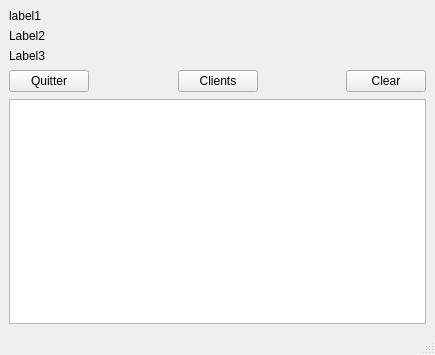
<?xml version="1.0" encoding="UTF-8"?>
<ui version="4.0">
 <class>MainWindow</class>
 <widget class="QMainWindow" name="MainWindow">
  <property name="geometry">
   <rect>
    <x>0</x>
    <y>0</y>
    <width>435</width>
    <height>355</height>
   </rect>
  </property>
  <property name="windowTitle">
   <string>MainWindow</string>
  </property>
  <widget class="QWidget" name="centralwidget">
   <layout class="QGridLayout" name="gridLayout">
    <item row="0" column="0">
     <widget class="QLabel" name="L_serverStatus">
      <property name="text">
       <string>label1</string>
      </property>
     </widget>
    </item>
    <item row="1" column="0">
     <widget class="QLabel" name="L_clientsNumber">
      <property name="text">
       <string>Label2</string>
      </property>
     </widget>
    </item>
    <item row="2" column="0">
     <widget class="QLabel" name="L_tcpNumber">
      <property name="text">
       <string>Label3</string>
      </property>
     </widget>
    </item>
    <item row="3" column="0">
     <layout class="QHBoxLayout" name="horizontalLayout">
      <item>
       <widget class="QPushButton" name="PB_exit">
        <property name="enabled">
         <bool>true</bool>
        </property>
        <property name="text">
         <string>Quitter</string>
        </property>
       </widget>
      </item>
      <item>
       <spacer name="horizontalSpacer">
        <property name="orientation">
         <enum>Qt::Horizontal</enum>
        </property>
        <property name="sizeHint" stdset="0">
         <size>
          <width>38</width>
          <height>24</height>
         </size>
        </property>
       </spacer>
      </item>
      <item>
       <widget class="QPushButton" name="PB_Clients">
        <property name="text">
         <string>Clients</string>
        </property>
       </widget>
      </item>
      <item>
       <spacer name="horizontalSpacer_2">
        <property name="orientation">
         <enum>Qt::Horizontal</enum>
        </property>
        <property name="sizeHint" stdset="0">
         <size>
          <width>38</width>
          <height>24</height>
         </size>
        </property>
       </spacer>
      </item>
      <item>
       <widget class="QPushButton" name="PB_Clear">
        <property name="text">
         <string>Clear</string>
        </property>
       </widget>
      </item>
     </layout>
    </item>
    <item row="4" column="0">
     <widget class="QTextEdit" name="TE_log"/>
    </item>
   </layout>
  </widget>
  <widget class="QMenuBar" name="menubar">
   <property name="geometry">
    <rect>
     <x>0</x>
     <y>0</y>
     <width>435</width>
     <height>25</height>
    </rect>
   </property>
  </widget>
  <widget class="QStatusBar" name="statusbar"/>
 </widget>
 <resources/>
 <connections/>
</ui>
